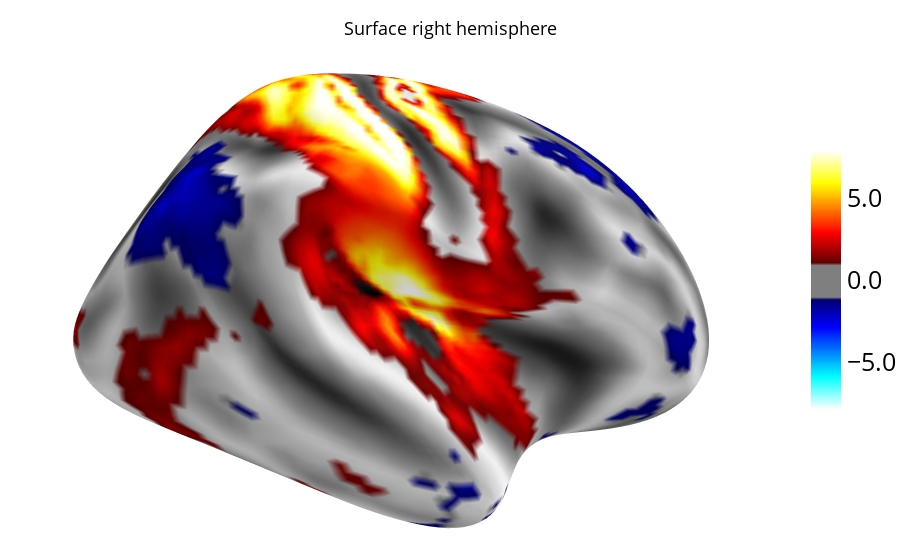

Notebook source saved alongside this figure:
### Code cell
engine = 'plotly'
# If plotly is not installed, use matplotlib
try:
    import plotly.graph_objects as go  # noqa: F401
except ImportError:
    engine = 'matplotlib'

print(f"Using plotting engine {engine}.")

fig = plotting.plot_surf_stat_map(
    fsaverage.infl_right, texture, hemi='right',
    title='Surface right hemisphere', colorbar=True,
    threshold=1., bg_map=fsaverage.sulc_right,
    engine=engine  # Specify the plotting engine here
)
fig.show()  # Display the figure as with matplotlib figures

### Figure 1 — Plotly figure (JSON) as saved in the notebook; plotly's stock layout.template omitted (floating-point values rounded to 4 significant figures; data arrays with more than 128 entries replaced by an {"elided": "..."} marker saying what was removed)
{"data": [{"i": {"elided": "20480 int values"}, "j": {"elided": "20480 int values"}, "k": {"elided": "20480 int values"}, "type": "mesh3d", "vertexcolor": {"elided": "10242 str values"}, "x": {"elided": "10242 float values"}, "y": {"elided": "10242 float values"}, "z": {"elided": "10242 float values"}}, {"cmax": 7.941, "cmin": -7.941, "colorbar": {"len": 0.5, "tickfont": {"color": "black", "size": 25}, "tickformat": ".1f"}, "colorscale": {"elided": "100x2 mixed values"}, "i": [0], "intensity": [0], "j": [1], "k": [2], "opacity": 0, "type": "mesh3d", "x": [1, 0, 0], "y": [0, 1, 0], "z": [0, 0, 1]}], "layout": {"hovermode": false, "margin": {"b": 0, "l": 0, "pad": 0, "r": 0, "t": 0}, "paper_bgcolor": "#fff", "scene": {"camera": {"center": {"x": 0, "y": 0, "z": 0}, "eye": {"x": 1.5, "y": 0, "z": 0}, "up": {"x": 0, "y": 0, "z": 1}}, "xaxis": {"showbackground": false, "showgrid": false, "showline": false, "showspikes": false, "showticklabels": false, "spikesides": false, "ticks": "", "title": {"text": ""}, "zeroline": false}, "yaxis": {"showbackground": false, "showgrid": false, "showline": false, "showspikes": false, "showticklabels": false, "spikesides": false, "ticks": "", "title": {"text": ""}, "zeroline": false}, "zaxis": {"showbackground": false, "showgrid": false, "showline": false, "showspikes": false, "showticklabels": false, "spikesides": false, "ticks": "", "title": {"text": ""}, "zeroline": false}}, "title": {"font": {"color": "black", "size": 18}, "text": "Surface right hemisphere", "x": 0.5, "xanchor": "center", "y": 0.96, "yanchor": "top"}}}
